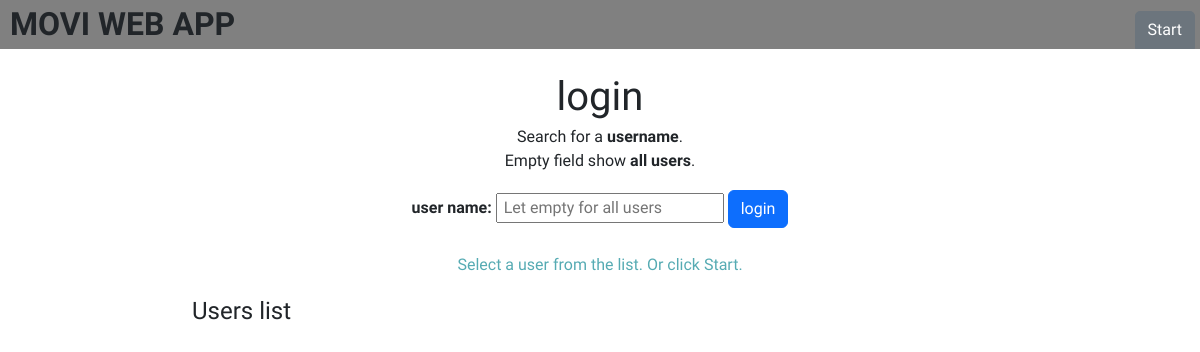
/users, run on an earlier commit of the app's database.
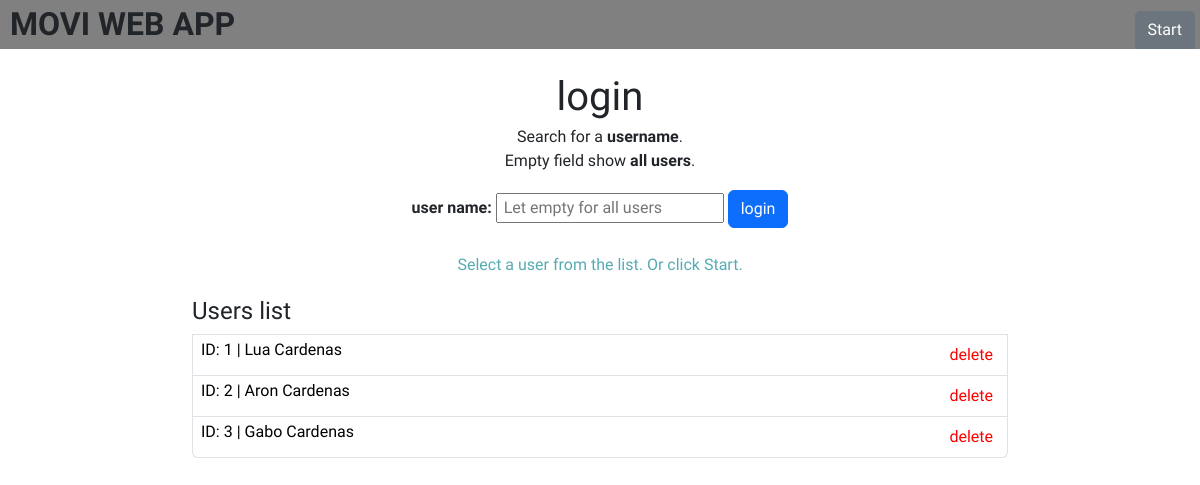
And on a later commit of the database.
### datamanager/data_models.py (models this page shows, shortened)
class User(db.Model):
    id: Mapped[int] = mapped_column(primary_key=True, autoincrement=True)
    name: Mapped[str] = mapped_column(nullable=False)
    reviews: Mapped[list["Review"]] = relationship(back_populates="user")
    movies: Mapped[list["Movie"]] = relationship(secondary=user_movie_association, back_populates="users")

### app.py (the view, shortened to what this page needs)
@app.route('/users', methods=['GET', 'POST'])
def list_users():
    with app.app_context():
        if request.method == 'POST':
            search_name = request.form.get('search_name')
            if search_name:
                users = User.query.filter(User.name.like(f"%{search_name}%")).all()
                msg = f"Select a user from the list. Or click Start."
                if not users:
                    msg = f"No user was found with the name {search_name}"
                    users = User.query.all()
            else:
                users = User.query.all()
                msg = "Select a user from the list. Or click Start."
            return render_template('users.html', users=users, msg=msg)
    users = User.query.all()
    msg = "Select a user from the list. Or click Start."
    return render_template('users.html', users=users, msg=msg)

### templates/users.html (shortened to what this page needs)
{% extends "layout.html" %}
{% block content %}
<div class="users">
    <div class="div_form">
      <form action="" method="post">
          <h1>login</h1>
          <p>
              Search for a <b>username</b>.<br>
              Empty field show <b>all users</b>.
          </p>
          <div class="_input">
              <label for="search_name"><b>user name:</b></label>
              <input type="text" id="search_name" name="search_name" placeholder=" Let empty for all users">
              <button type="submit" class="btn btn-primary" >login</button>
          </div>
          <p class="msg">{{ msg }}</p>
      </form>
    </div>
    <div class="list-group">
      <h4>Users list</h4>
      {% for user in users %}
        <div class="list-group-item list-group-item-action space_between">
            <a class="list-group-item-action btn_user_id" href="/users/{{ user.id }}">
                <button name="user_id" value="{{ user.id }}">ID: {{ user.id }} | {{ user.name }}</button>
            </a>
            <form action="/users" method="POST">
                <button type="submit" name="user_id" value="{{ user.id }}" class="btn btn-light btn_delete_user" data-bs-toggle="tooltip" title="If you click, the user will be permanently deleted." >delete</button>
            </form>
        </div>
      {% endfor %}
    </div>
</div>
{% endblock %}

### templates/layout.html (shortened to what this page needs)
<!DOCTYPE html>
<html lang="en">
<head>
    <link href="https://cdn.jsdelivr.net/npm/bootstrap@5.3.3/dist/css/bootstrap.min.css" rel="stylesheet">
    <link rel="stylesheet" href="{{ url_for('static', filename='style.css') }}">
</head>
<body>
    <div class="bar_menu" style="background-color: gray">
        <div class="row">
            <div class="col-7">
                <h2><b>MOVI WEB APP</b></h2>
            </div>
            <div class="col-5" style="display: flex; justify-content: end; align-items: end;">
                <a href="/"><button type="button" class="btn btn-secondary">Start</button></a>
            </div>
        </div>
    </div>
    <div class="container">
        {% block content %}{% endblock %}
    </div>
</body>
</html>

### static/style.css (style rules this page uses)
* { box-sizing: border-box; }
body, html { margin: 0px; padding: 0px; overflow-x: hidden; font-family: "Finlandica", sans-serif; }
h1, h2 { margin: 0px; line-height: 90%; }
p { margin: 0px; }
.container { padding-top: 30px; padding-bottom: 20px; width: 70vw; }
.users div:first-child { text-align: center; margin-bottom: 20px; }
.bar_menu h2 { margin: 10px 0px 10px 10px; }
.bar_menu button { border-radius: 5px 5px 0px 0px; margin-right: 5px; }
.list-group button { background-color: transparent; border: none; }
.users .div_form form p { margin-top: 10px; }
.users .div_form form .msg { color: #56ABB3; }
.users .div_form form input { margin: 20px 0px; }
.users .list-group .space_between { display: flex; justify-content: space-between; }
.users .list-group .list-group-item { padding: 2px; }
.users .list-group .btn-light { color: red; }

What changed in the data, as far as the page shows it:
added User: id "1", name "Lua Cardenas"
added User: id "2", name "Aron Cardenas"
added User: id "3", name "Gabo Cardenas"
